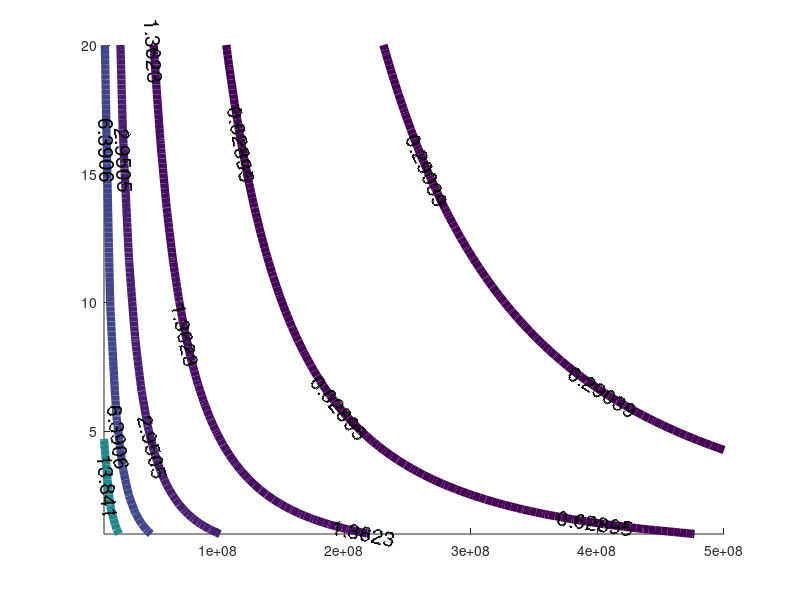

The MATLAB source for this figure: (Note: this script raises an error after producing the figure.)
clear
close all
clc
%-----------------------------------------
% % 
% %  
% % 
%-----------------------------------------
eps0 = 8.8541e-12;
mu0 = 4*pi*1e-7;
c = 1 / sqrt(mu0*eps0); % [m/s]
fo = linspace(10e6,500e6,100)'; % 10e6 to 1000e6 Hz
e_max = linspace(1,20,100)'; % 1 to 100 relative permittivity
l_min = c ./ ( sqrt(e_max) * fo' );
labels_l = logspace(log10(min(l_min(:))),log10(max(l_min(:))),8);
foo = linspace(min(c./(1*sqrt(e_max))),max(c./(1*sqrt(e_max))),100);
eps_rel = (c./(1*foo)).^2;
% ------
% let r be the number of receivers
% 
% x_offset = 2*ze = l_min + (r-1)*(l_min/4)
% ->
% ze = (l_min/2) + (r-1)*(l_min/8)
r = (1:40)';
l_min_linear = linspace(0.2,3,100)';
r_ = repmat(r,1,numel(l_min_linear));
l_min_linear_ = repmat(l_min_linear',numel(r),1);
ze = (l_min_linear_/2) + (r_-1).*(l_min_linear_/8);
labels_ze = logspace(log10(min(ze(:))),log10(max(ze(:))),8);
% ------
n = (1:50)';
n_ = repmat(n',numel(r),1);
r_ = repmat(r,1,numel(n));
Lo = c/sqrt(10)/100e6; % target wavelength (m), c/sqrt(10)/20e6
xmin = Lo + (r_-1)*(Lo/4) + (n_-1)*Lo/4;
labels_xmin = linspace(min(xmin(:)),max(xmin(:)),8);
x=Lo + (r-1)*(Lo/4);
x_ = repmat(x,1,numel(n));
xmin_=Lo + x_ + (n_-1)*Lo/4;
% ------

figure;
hold on
% plot(foo,eps_rel,'k-','LineWidth',5);
[cc,hh] = contour(fo,e_max,l_min,labels_l,'ShowText','on','linewidth',6);
hold off
clabel(cc,hh,'FontSize',15);
colormap(rainbow([0 0.05 1]))
cc = colorbar;
cc.TickLength = 0;
grid on
ylabel(cc, '(m)');
xlabel('characteristic frequency (Hz)')
ylabel('maximum permittivty ( )')
title('minimum wavelength (m)')
simple_figure()

figure;
[cc,hh] = contour(l_min_linear,r,ze,labels_ze,'ShowText','on','linewidth',6);
clabel(cc,hh,'FontSize',15);
colormap(rainbow([0 0.1 1]))
cc = colorbar;
cc.TickLength = 0;
grid on
ylabel(cc, '(m)');
xlabel('minimum wavelength (m)')
ylabel('# of receivers')
title('maximum depth (m)')
simple_figure()

figure;
[cc,hh] = contour(n,r,xmin,labels_xmin,'ShowText','on','linewidth',6);
clabel(cc,hh,'FontSize',15);
colormap(rainbow([0 0.5 1]))
cc = colorbar;
cc.TickLength = 0;
grid on
ylabel(cc, '(m)');
ylabel('# of receivers')
xlabel('# of points at depth')
Lo=num2str(Lo); Lo=Lo(1:3);
title([strcat('min length for wavelength',{' '} ,Lo, 'm')])
simple_figure()

figure;
[cc,hh] = contour(n,x,xmin_,labels_xmin,'ShowText','on','linewidth',6);
clabel(cc,hh,'FontSize',15);
colormap(rainbow([0 0.5 1]))
cc = colorbar;
cc.TickLength = 0;
grid on
ylabel(cc, '(m)');
ylabel('shot-gather max offset')
xlabel('# of points at depth (m)')
Lo=num2str(Lo); Lo=Lo(1:3);
title([strcat('min length for wavelength',{' '} ,Lo, 'm')])
simple_figure()

% ---
% common offset
% ---

z=linspace(0,20,90)'; % [m]
s=sqrt(e_max)/c;
t = s*z';
t=t*1e9; % [ns]
labels_t = linspace(min(t(:)),max(t(:)),10);

figure;
[cc,hh] = contour(z/2,e_max,t,labels_t,'ShowText','on','linewidth',6);
clabel(cc,hh,'FontSize',15);
colormap(rainbow([0 0.5 1]))
cc = colorbar;
cc.TickLength = 0;
grid on
ylabel(cc, '(ns)');
ylabel('maximum permittivty ( )')
xlabel('depth (m)')
Lo=num2str(Lo); Lo=Lo(1:3);
title(['two way travel time (ns)'])
simple_figure()




